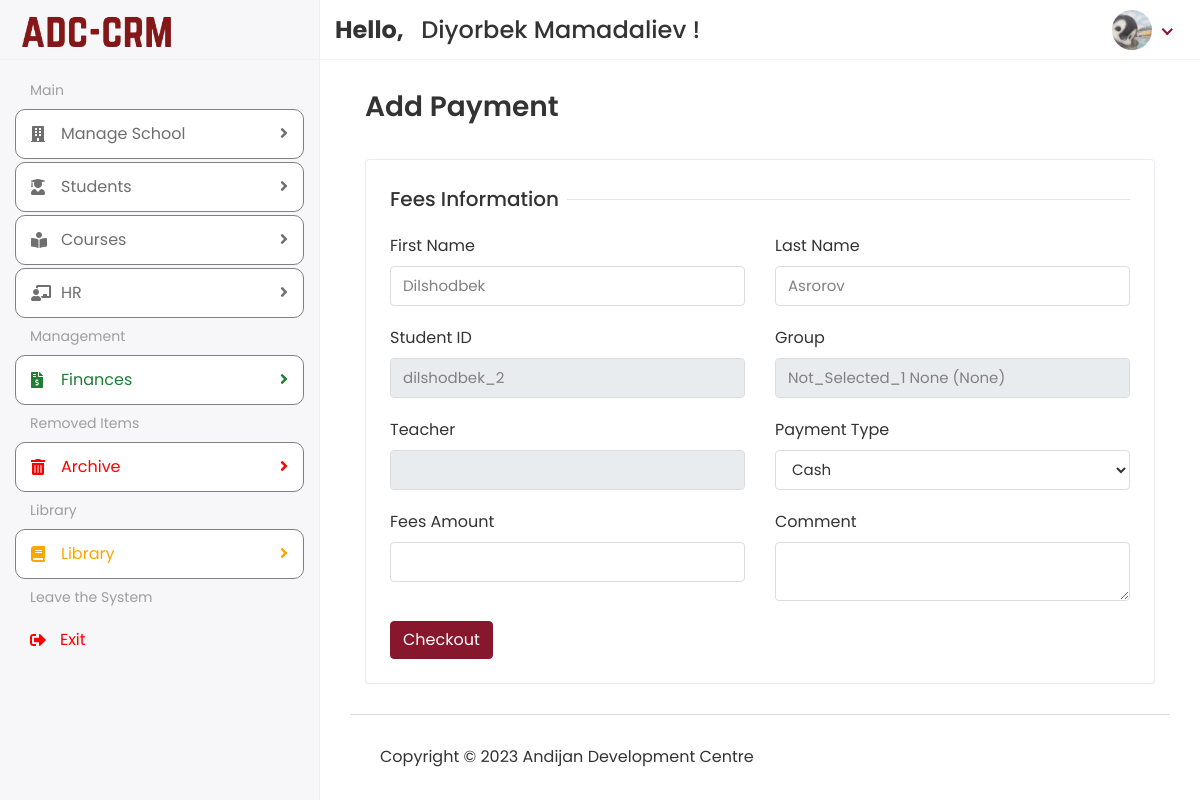
Page /Hod/Payments/Fee/1 (signed in) on the earlier database version.
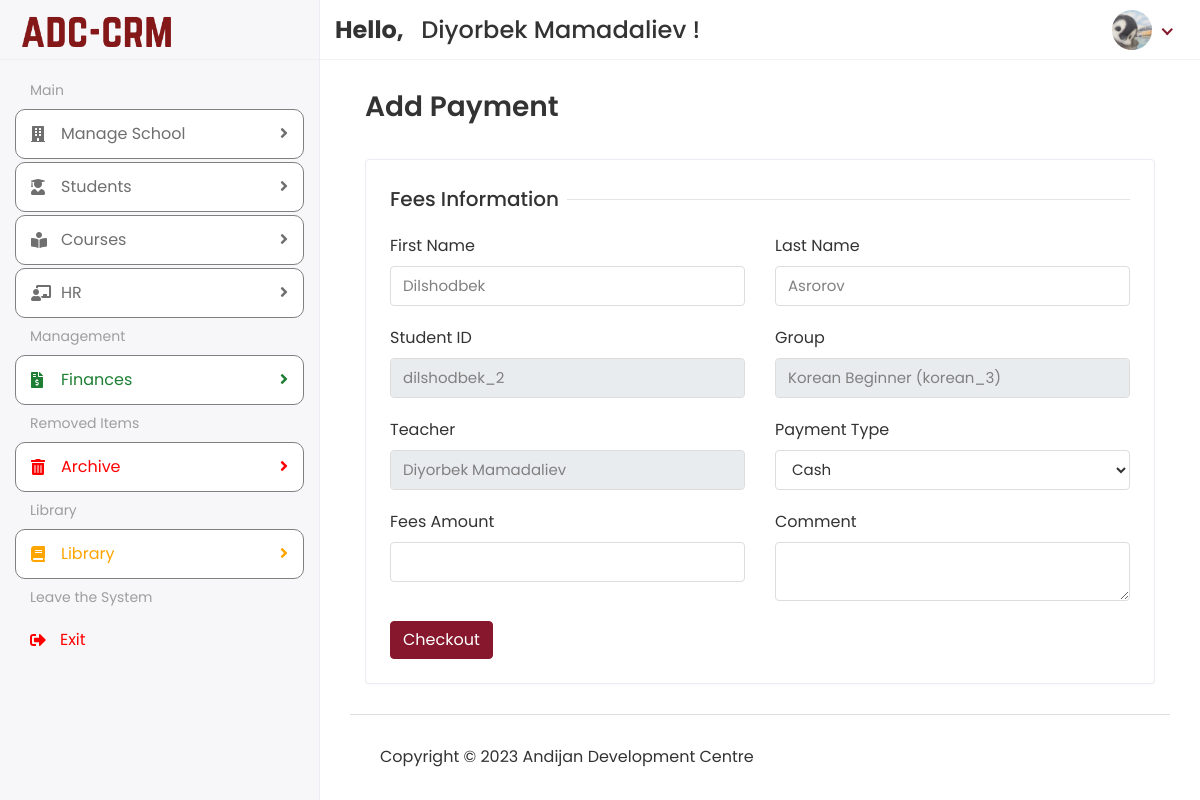
Same page on the later database version.
### app/models.py (models this page shows, shortened)
class Student(models.Model):
    admin = models.OneToOneField(customUser, on_delete=models.CASCADE)
    mobile = models.CharField(max_length=14)
    mobiletwo = models.CharField(max_length=14)
    preferred_course = models.CharField(max_length=30, blank=True, null=True)
    preferred_level = models.CharField(max_length=30, blank=True, null=True)
    preferred_days = models.CharField(max_length=30, blank=True, null=True)
    preferred_time = models.CharField(max_length=30, blank=True, null=True)
    last_payment = models.ForeignKey(
        'Payments',
        on_delete=models.SET_NULL,
        blank=True,
        null=True,
        related_name='last_payment_for_student',
        help_text='Last payment made by the student',
    )
    address = models.CharField(max_length=150, blank=True, null=True)
    course_id = models.ForeignKey(Course, on_delete=models.DO_NOTHING, blank=True, null=True)
    birth_date = models.DateTimeField()
    status = models.CharField(max_length=20, blank=True, null=True)
    branch = models.ForeignKey('Branch', on_delete=models.SET_NULL, blank=True, null=True)
    created_at = models.DateTimeField(auto_now_add=True)
    updated_at = models.DateTimeField(auto_now_add=True)

class Course(models.Model):
    subject = models.CharField(max_length=100)
    level = models.CharField(max_length=150)
    branch = models.ForeignKey('Branch', on_delete=models.SET_NULL, blank=True, null=True)
    username = models.CharField(max_length=50, blank=True, null=True)
    teacher_id = models.ForeignKey(Staff, on_delete=models.DO_NOTHING, blank=True, null=True)
    status = models.CharField(max_length=30, blank=True, null=True)
    days = models.CharField(max_length=25, blank=True, null=True)
    hours = models.CharField(max_length=25, blank=True, null=True)
    created_at = models.DateTimeField(auto_now_add=True)
    updated_at = models.DateTimeField(auto_now=True)  # Updated

class customUser(AbstractUser):
    USER = (
        (1, 'HOD'),
        (3, 'STUDENT'),
    )
    user_type = models.CharField(choices=USER, max_length=50, default=1)
    profile_pic = models.ImageField(upload_to='media/profile_pic',blank=True, null=True)

class Staff(models.Model):
    admin = models.OneToOneField(customUser, on_delete=models.CASCADE)
    department = models.CharField(max_length=50)
    role = models.CharField(max_length=100)
    fines = models.CharField(max_length=30, blank=True, null=True)
    bonus = models.CharField(max_length=30, blank=True, null=True)
    tax = models.CharField(max_length=30, blank=True, null=True)
    salary_type = models.CharField(max_length=30)
    branch = models.ForeignKey('Branch', on_delete=models.SET_NULL, blank=True, null=True)
    work_format = models.CharField(max_length=30)
    salary_amount = models.CharField(max_length=30)
    birth_date = models.DateTimeField(blank=True, null=True)
    status = models.CharField(max_length=20, blank=True, null=True)
    address = models.TextField(max_length=150, blank=True, null=True)
    mobile = models.CharField(max_length=20, blank=True, null=True)
    mobiletwo = models.CharField(max_length=20, blank=True, null=True)
    created_date = models.DateTimeField(auto_now_add=True)
    updated_date = models.DateTimeField(auto_now_add=True)

### ADC_school_project/Hod_Views.py (the view, shortened to what this page needs)
# urls.py: path('Hod/Payments/Fee/<str:id>', Hod_Views.ADD_FEE, name="add_fee"),
@login_required(login_url='/')
def ADD_FEE(request, id):
    student = Student.objects.filter(id=id)
    student_get = Student.objects.get(id=id)
    course = Course.objects.all()
    context = {
        'course': course,
        'student': student,
    }
    return render(request, 'Hod/add_fee.html', context)

### templates/Hod/add_fee.html (shortened to what the changed rows need)
{% extends 'base.html' %}
{% block content %}
   <div class="content container-fluid">
      <div class="row">
         <div class="col-sm-12">
            <div class="card">
               <div class="card-body">
                  <form method="POST">
                     <div class="row">
                        <div class="col-12 col-sm-6">
                           <div class="form-group">
                              <label>First Name</label>
                              <input style="color: gray" type="text" name="first_name" class="form-control" value="{% for i in student %}{{ i.admin.first_name }}{% endfor %}">
                           </div>
                        </div>
                        <div class="col-12 col-sm-6">
                           <div class="form-group">
                              <label>Last Name</label>
                              <input type="text" style="color: gray" name="last_name" class="form-control" value="{% for i in student %}{{ i.admin.last_name }}{% endfor %}">
                           </div>
                        </div>
                        <div class="col-12 col-sm-6">
                           <div class="form-group">
                              <label>Student ID</label>
                              <input type="text" style="color: gray" name="student_id" class="form-control" value="{% for i in student %}{{ i.admin.username }}{% endfor %}" readonly>
                           </div>
                        </div>
                        <div class="col-12 col-sm-6">
                           <div class="form-group">
                              <label>Group</label>
                              <input type="text" style="color: gray" name="group_id" class="form-control" value="{% for i in student %}{{ i.course_id.subject }} {{ i.course_id.level }} ({{ i.course_id.username }}){% endfor %}" readonly>
                           </div>
                        </div>
                        <div class="col-12 col-sm-6">
                           <div class="form-group">
                              <label>Teacher</label>
                              <input type="text" style="color: gray" name="teacher_id" class="form-control" value="{% for i in student %}{{ i.course_id.teacher_id.admin.first_name }} {{ i.course_id.teacher_id.admin.last_name }}{% endfor %}" readonly>
                           </div>
                        </div>
                     </div>
                  </form>
               </div>
            </div>
         </div>
      </div>
   </div>
{% endblock %}

Differences in the rows shown:
changed Student "Dilshodbek": group_id "Not_Selected_1 None (None)" → "Korean Beginner (korean_3)"; teacher_id (not shown) → "Diyorbek Mamadaliev"
